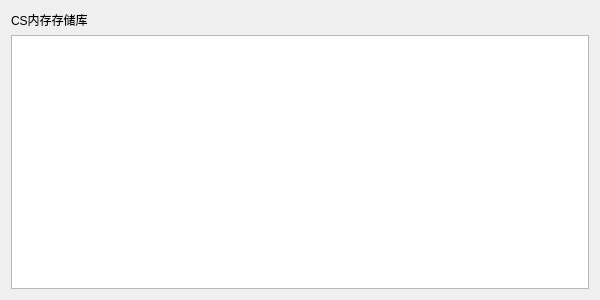
<?xml version="1.0" encoding="UTF-8"?>
<ui version="4.0">
 <class>CSInformation</class>
 <widget class="QDialog" name="CSInformation">
  <property name="geometry">
   <rect>
    <x>0</x>
    <y>0</y>
    <width>600</width>
    <height>300</height>
   </rect>
  </property>
  <property name="windowTitle">
   <string>CSInformation</string>
  </property>
  <layout class="QVBoxLayout" name="verticalLayout">
   <item>
    <widget class="QLabel" name="label">
     <property name="text">
      <string>CS内存存储库</string>
     </property>
    </widget>
   </item>
   <item>
    <widget class="QTableView" name="CSInfor">
     <attribute name="horizontalHeaderDefaultSectionSize">
      <number>130</number>
     </attribute>
    </widget>
   </item>
  </layout>
 </widget>
 <layoutdefault spacing="6" margin="11"/>
 <resources/>
 <connections/>
</ui>
